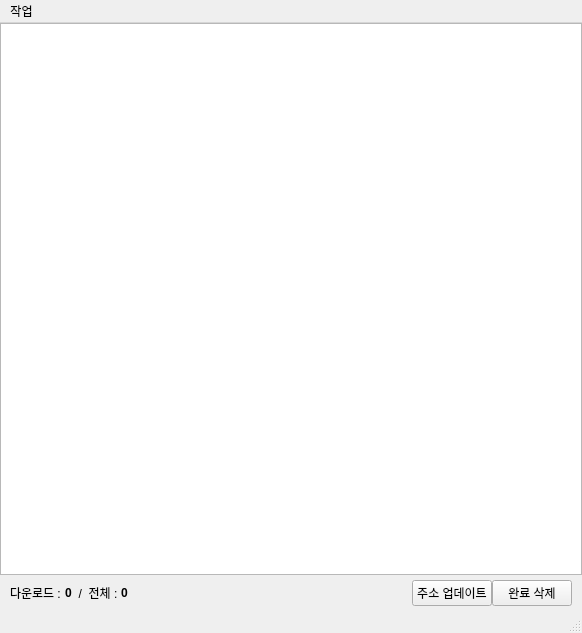
<?xml version="1.0" encoding="UTF-8"?>
<ui version="4.0">
 <class>MainWindow</class>
 <widget class="QMainWindow" name="MainWindow">
  <property name="geometry">
   <rect>
    <x>0</x>
    <y>0</y>
    <width>582</width>
    <height>633</height>
   </rect>
  </property>
  <property name="windowTitle">
   <string>Wolf catcher</string>
  </property>
  <widget class="QWidget" name="centralwidget">
   <property name="maximumSize">
    <size>
     <width>16777215</width>
     <height>16777215</height>
    </size>
   </property>
   <property name="autoFillBackground">
    <bool>false</bool>
   </property>
   <layout class="QVBoxLayout" name="verticalLayout" stretch="0,0">
    <property name="spacing">
     <number>0</number>
    </property>
    <property name="leftMargin">
     <number>0</number>
    </property>
    <property name="topMargin">
     <number>0</number>
    </property>
    <property name="rightMargin">
     <number>0</number>
    </property>
    <property name="bottomMargin">
     <number>0</number>
    </property>
    <item>
     <widget class="QListWidget" name="item_list"/>
    </item>
    <item>
     <layout class="QHBoxLayout" name="horizontalLayout">
      <property name="leftMargin">
       <number>10</number>
      </property>
      <property name="topMargin">
       <number>5</number>
      </property>
      <property name="rightMargin">
       <number>10</number>
      </property>
      <property name="bottomMargin">
       <number>5</number>
      </property>
      <item>
       <widget class="QLabel" name="label">
        <property name="text">
         <string>다운로드 : </string>
        </property>
       </widget>
      </item>
      <item>
       <widget class="QLabel" name="downloaded_label">
        <property name="font">
         <font>
          <bold>true</bold>
         </font>
        </property>
        <property name="text">
         <string>0</string>
        </property>
       </widget>
      </item>
      <item>
       <widget class="QLabel" name="label_3">
        <property name="text">
         <string>  /  전체 : </string>
        </property>
       </widget>
      </item>
      <item>
       <widget class="QLabel" name="total_label">
        <property name="font">
         <font>
          <bold>true</bold>
         </font>
        </property>
        <property name="text">
         <string>0</string>
        </property>
       </widget>
      </item>
      <item>
       <spacer name="horizontalSpacer">
        <property name="orientation">
         <enum>Qt::Horizontal</enum>
        </property>
        <property name="sizeHint" stdset="0">
         <size>
          <width>40</width>
          <height>20</height>
         </size>
        </property>
       </spacer>
      </item>
      <item>
       <widget class="QPushButton" name="getButton">
        <property name="text">
         <string>주소 업데이트</string>
        </property>
       </widget>
      </item>
      <item>
       <widget class="QPushButton" name="complete_delete_button">
        <property name="text">
         <string>완료 삭제</string>
        </property>
       </widget>
      </item>
     </layout>
    </item>
   </layout>
  </widget>
  <widget class="QMenuBar" name="menubar">
   <property name="geometry">
    <rect>
     <x>0</x>
     <y>0</y>
     <width>582</width>
     <height>22</height>
    </rect>
   </property>
   <widget class="QMenu" name="menu">
    <property name="title">
     <string>작업</string>
    </property>
    <addaction name="action_exit"/>
   </widget>
   <addaction name="menu"/>
  </widget>
  <widget class="QStatusBar" name="statusbar"/>
  <action name="action_always_top">
   <property name="checkable">
    <bool>true</bool>
   </property>
   <property name="text">
    <string>항상위</string>
   </property>
  </action>
  <action name="action_clipboard_toggle">
   <property name="checkable">
    <bool>true</bool>
   </property>
   <property name="checked">
    <bool>true</bool>
   </property>
   <property name="text">
    <string>클립보드에서 추가</string>
   </property>
  </action>
  <action name="action_exit">
   <property name="text">
    <string>종료(&amp;q)</string>
   </property>
  </action>
 </widget>
 <resources/>
 <connections/>
</ui>
